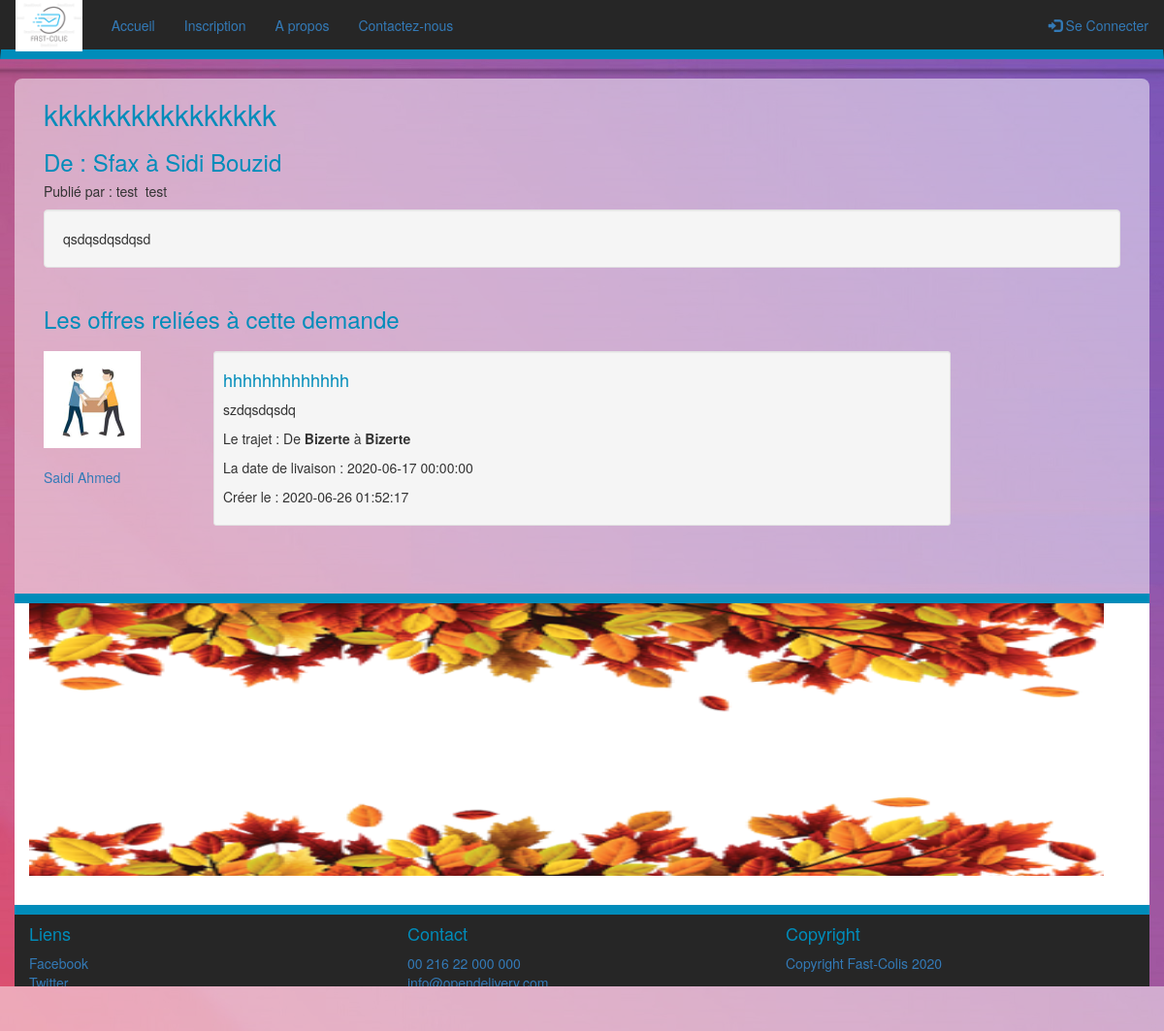
Screenshot of /details_demande.php?id_demande=3 with the database file from the repository.
### tables this page shows
CREATE TABLE IF NOT EXISTS `demande` (
  `id` int(11) NOT NULL AUTO_INCREMENT,
  `id_client` int(11) NOT NULL,
  `titre` varchar(255) NOT NULL,
  `description` text NOT NULL,
  `source` varchar(255) NOT NULL,
  `destination` varchar(255) NOT NULL,
  `date_livraison` datetime NOT NULL,
  `date_creation` datetime NOT NULL DEFAULT CURRENT_TIMESTAMP,
  PRIMARY KEY (`id`),
  KEY `id_client` (`id_client`)
);

CREATE TABLE IF NOT EXISTS `client` (
  `id` int(11) NOT NULL AUTO_INCREMENT,
  `email` varchar(255) NOT NULL,
  `mot_de_passe` varchar(255) NOT NULL,
  `photo` varchar(512) NOT NULL DEFAULT '',
  `cin` varchar(512) NOT NULL,
  `nom` varchar(255) NOT NULL,
  `prenom` varchar(255) NOT NULL,
  `naissance` date NOT NULL,
  `sexe` int(1) NOT NULL,
  `telephone` varchar(20) NOT NULL,
  `adresse` text NOT NULL,
  `active` int(1) NOT NULL DEFAULT '1',
  `date_creation` datetime NOT NULL DEFAULT CURRENT_TIMESTAMP,
  PRIMARY KEY (`id`),
  UNIQUE KEY `email` (`email`)
);

CREATE TABLE IF NOT EXISTS `offre` (
  `id` int(11) NOT NULL AUTO_INCREMENT,
  `id_client` int(11) NOT NULL,
  `id_demande` int(11) NOT NULL,
  `titre` varchar(255) NOT NULL,
  `description` text NOT NULL,
  `source` varchar(255) NOT NULL,
  `destination` varchar(255) NOT NULL,
  `date_livraison` datetime NOT NULL,
  `date_creation` datetime NOT NULL DEFAULT CURRENT_TIMESTAMP,
  PRIMARY KEY (`id`),
  KEY `id_client` (`id_client`),
  KEY `id_demande` (`id_demande`)
);

### include/client.php (called while the page is built, shortened)
<?php
function client_est_connecter() {
	return false ;
}
function client_recuperer_info_par_id($id) {
	$res = bd_exectuer_requete("SELECT * FROM client WHERE id=".$id);
	if ($res->num_rows > 0) {
		$res->data_seek(0);
    	$row = $res->fetch_assoc();
		return $row;
	}
	return null ;
}
function client_recuperer_connecter () {
	if (client_est_connecter()) {
		$email_client = $_SESSION['email_client'] ;
		return client_recuperer_info($email_client);
	} else {
		return null ;
	}
}
?>

### include/bd.php (called while the page is built, shortened)
<?php
function bd_connecter(){
	$serveur = 'localhost' ;
	$utilisateur = 'root' ;
	$mot_de_passe = '' ;
	$nom_base = 'livraison';
	$mysqli = new mysqli($serveur, $utilisateur, $mot_de_passe, $nom_base );
	return $mysqli ;
}
function bd_exectuer_requete( $requete ){
	$mysqli = bd_connecter();
	return $mysqli->query($requete);
}
?>

### include/demande.php (called while the page is built, shortened)
<?php
function demande_recuperer ( $id ) {
	$res = bd_exectuer_requete("SELECT * FROM demande WHERE id=".$id);
	if ($res->num_rows > 0) {
		$res->data_seek(0);
    	$row = $res->fetch_assoc();
		return $row;
	}
	return null ;
}
?>

### include/offre.php (called while the page is built, shortened)
<?php
function recuperer_offres_par_demande($id_demande){
	$res = bd_exectuer_requete("SELECT * FROM offre  WHERE id_demande = '".$id_demande."' order by date_creation DESC ");
	$tab_offres = [];
	for( $i = 0 ; $i<$res->num_rows; $i++ ) {
		$res->data_seek($i);
    	$row = $res->fetch_assoc();
    	$tab_offres[] = $row;
	}
	return $tab_offres ;
}
?>

### details_demande.php (the view, shortened to what this page needs)
<?php
	include_once "include/bd.php";
	include_once "include/client.php";
	include_once "include/demande.php";
	include_once "include/offre.php";
	$client = client_recuperer_connecter();
	$demande = demande_recuperer($_GET['id_demande']) ;
	$client_createur = client_recuperer_info_par_id($demande['id_client']) ;
?>
<html>
	<head>
		<link rel="stylesheet" href="bootstrap/css/bootstrap.min.css">
		<link rel="stylesheet" href="css/style.css">
	</head>
<body>
	<nav class="navbar navbar">
	  <div class="container-fluid">
	    <div class="navbar-header">
	      <a class="navbar-brand" href="#"><img src="images/logo.png" class='logo-img'></a>
	    </div>
	    <ul class="nav navbar-nav">
			<li ><a href="index.php">Accueil</a></li>
			<?php if (!client_est_connecter()){ ?>
				<li><a href="inscription.php">Inscription</a></li>
			<?php } ?>
		    <li><a href="apropos.php">A propos</a></li>
			<li><a href="contact.php">Contactez-nous</a></li>
		</ul>
	    <ul class="nav navbar-nav navbar-right">
	    	<?php if (client_est_connecter() ) { ?>
	      		<li><a href="login.php?deconnecter"><span class="glyphicon glyphicon glyphicon-log-out"></span> Se déconnecter</a></li>
	      	<?php } else {  ?>
	      		<li><a href="login.php"><span class="glyphicon glyphicon-log-in"></span> Se Connecter</a></li>
	      	<?php } ?>
	    </ul>
	  </div>
	</nav>
	<div class='container'>
		<?php
			$tableau_offres = recuperer_offres_par_demande($demande['id']);
		?>
		<h2><?=$demande['titre']?></h2>
		<h3>De : <?=$demande['source']?> à <?=$demande['destination']?> </h3>
		<h5>Publié par :&nbsp;<?=$client_createur['nom']?> &nbsp;<?=$client_createur['prenom']?>  </h5>
		<p class='well'> <?=$demande['description']?> </p>
		<h3>Les offres reliées à cette demande</h3>
		<?php
		foreach ($tableau_offres  as $offre ) {
			$client_offre = client_recuperer_info_par_id($offre['id_client']) ;
			echo "<div class='row offre '>" ;
				echo "<a href='profil_client.php?id_client=".$client_offre['id']."'>";
				echo "<div class='col col-md-2 '> <img src='".$client_offre['photo']."' class='img-responsive '   width='100' height='100' ><br>  ".$client_offre['nom']."&nbsp;".$client_offre['prenom']." </div>" ;
				echo "</a>";
				echo "<div class ='col col-md-8  well well-sm'>";
				if ($client['id']==$client_offre['id']) {
					echo "<h4>".$offre['titre']." ";
					echo "<a class='btn btn-danger' href ='details_demande.php?id_demande=".$demande['id']."&supprimer&id_offre=".$offre['id']."'> <span class='glyphicon glyphicon glyphicon-trash'></span>  </a> ";
					echo "</h4>";
				} else {
					echo "<h4>".$offre['titre']." </h4>";
				}
				echo "<p>".$offre['description']."</p>";
				echo "<p> Le trajet :  De <b>".$offre['source']."</b> à <b>".$offre['destination']." </b></p>";
				echo "<p> La date de livaison :  ".$offre['date_livraison']." </b></p>";
				echo "<p> Créer le :  ".$offre['date_creation']." </b></p>";
				echo "</div>" ;
			echo "</div>" ;
		}
		?>
		<?php include_once "footer.php"; ?>
	</div>
</body>
</html>

### css/style.css (style rules this page uses)
.navbar { background-color: #262626; border-bottom: 10px solid #008CBA ; border-radius: 0px !important; }
.logo-img { height: 55px; margin-top: -18px; }
h2,h1,h4,h3 { color : #008CBA; }
.container { background-color: rgba(255,255,255,0.5); padding-left: 30px; padding-right: 30px; border-radius: 8px; }
body { background-image: url('../images/bg.jpg'); background-attachment: fixed; }

### rows the page displays
demande: titre "kkkkkkkkkkkkkkkk", source "Sfax", destination "Sidi Bouzid", description "qsdqsdqsdqsd"
client: nom "test", prenom "test"
offre: id_client.photo (picture), id_client.nom "Saidi", id_client.prenom "Ahmed", titre "hhhhhhhhhhhhh", description "szdqsdqsdq", source "Bizerte", destination "Bizerte", date_livraison "2020-06-17 00:00:00", date_creation "2020-06-26 01:52:17"
